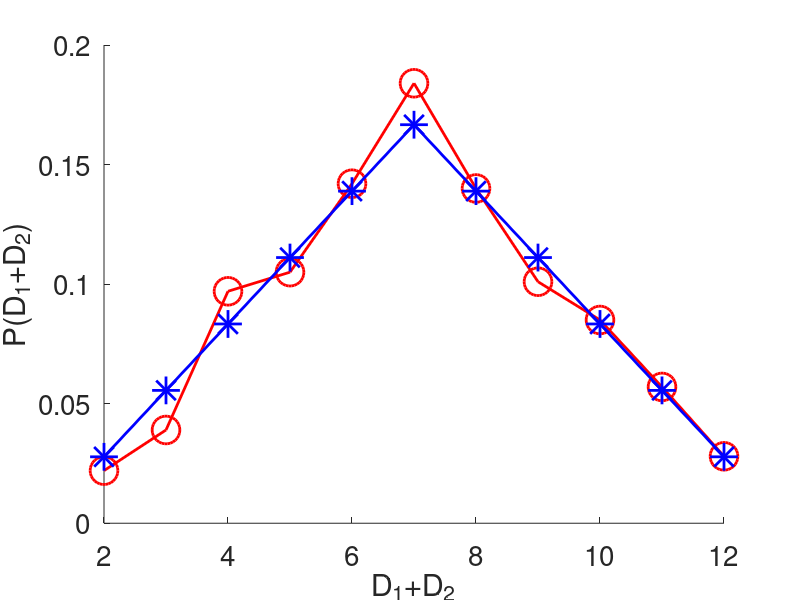

Recreate this plot in MATLAB.
% Ejemplo: simule tirar dos dados hasta que la
% suma de ambas caras sea 7, cuente el numero 
% de tiradas. Repita esto 1000 veces y estime 
% la probabilidad y compare esta con el valor teorico.


%------------------------------------------------
% Tiramos 2 dados hasta que la suma de las caras es 7, 
% el proceso lo repetimos N veces
N=10000;

k=0;

for i=1:N
  s = 0;
  while (s~=7)
    s = sum(ceil(rand(1,2)*6));
    k = k+1;
  end
end

% probabilidad de que salga un 7 es: casos_favorables/casos_totales
disp([N/k, 6/36])


%------------------------------------------------
% Ahora realizamos el histograma obtenido de arrojar N
% veces dos dados y sumar sus caras
da2 = sum(ceil(rand(1000,2)*6),2);

%probabilidad de la muestra
pMue= hist(da2,11);
pMue= pMue/sum(pMue);

% Probabilidad teorica
pTeo= [1,2,3,4,5,6,5,4,3,2,1]/36;

figure(1);clf
hold on
plot(2:12,pMue,'ro-','linewidth',2,'markersize',20)
plot(2:12,pTeo,'b*-','linewidth',2,'markersize',20)
hold off
xlabel('D_1+D_2','fontsize',20)
ylabel('P(D_1+D_2)','fontsize',20)
set(gca,'fontsize',20)
